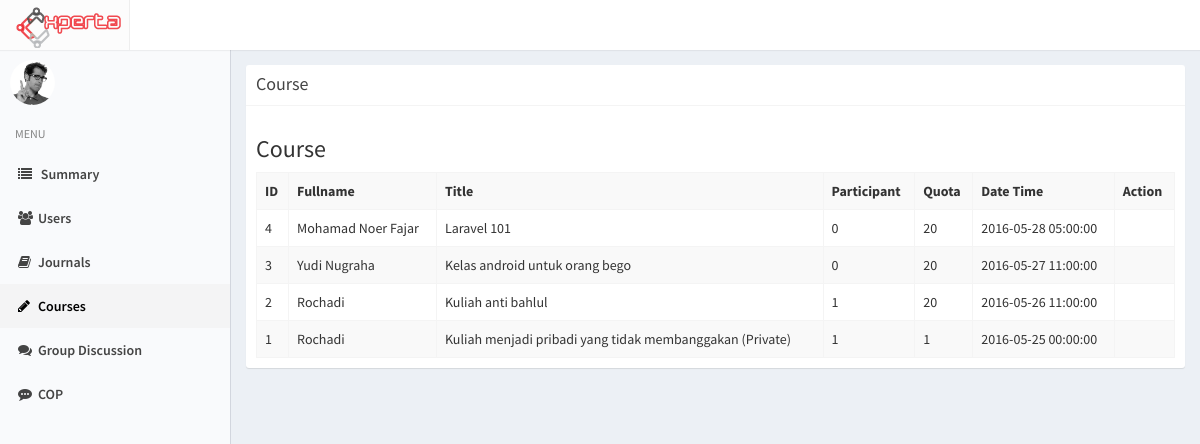
/index.php/admin/course, run on an earlier commit of the app's database.
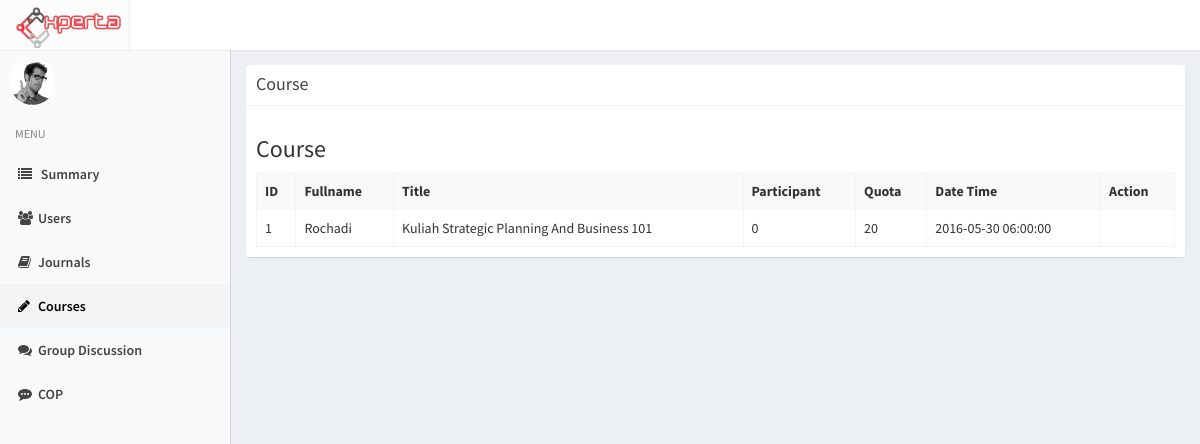
And on a later commit of the database.
### tables this page shows
CREATE TABLE `course` (
  `id_course` int(11) NOT NULL,
  `id_user` int(11) NOT NULL,
  `id_step` int(11) NOT NULL,
  `id_scope` int(11) NOT NULL,
  `title` varchar(100) NOT NULL,
  `description` text NOT NULL,
  `datetime` datetime NOT NULL,
  `location` varchar(20) NOT NULL,
  `quota` int(11) NOT NULL,
  `summary` text NOT NULL,
  `report_file` varchar(500) NOT NULL,
  `status` int(11) NOT NULL DEFAULT '1',
  `created_at` timestamp NOT NULL DEFAULT CURRENT_TIMESTAMP,
  `updated_at` timestamp NOT NULL DEFAULT CURRENT_TIMESTAMP ON UPDATE CURRENT_TIMESTAMP
);

### application/controllers/Admin.php (called while the page is built, shortened)
<?php
class Admin extends CI_Controller
{
		function __construct(){
			$this->load->model('Admin_model');
		}
		public function course(){
			$data['title'] = "Admin - Course";
			$data['active'][3] = 'active';
			$data['course'] = $this->Admin_model->getcourse();
			$this->load->view('admin/course', $data);
		}
}

### index.php (called while the page is built, shortened)
<?php
require_once BASEPATH.'core/CodeIgniter.php';

### application/models/Admin_model.php (called while the page is built, shortened)
<?php
class Admin_model extends CI_Model
{
	function getcourse(){
		return $this->db->query("SELECT title, scope_name, description, location, datetime,  id_course,
				(SELECT COUNT(*) FROM course_participant WHERE course_participant.id_course = course.id_course) AS count, quota, fullname, course.id_user
			FROM course, profile, scope
			WHERE status = 1
				AND course.id_scope = scope.id_scope
				AND course.id_user = profile.id_user
			ORDER BY id_course DESC
			")->result();
	}
}

### application/views/admin/course.php (the view)
<?php include 'application/views/header.php' ?>
<?php include 'application/views/sidebar.php' ?>
<div class="content-wrapper">
<section class="content col-md-12">
<div class="box box-solid">
                <div class="box-header with-border">
                  <h3 class="box-title">Course</h3>
                </div>
                <div class="box-body">
                <h3>Course</h3>
                <table class="table table-striped table-bordered">
                    <tbody><tr>
                      <th>ID</th>
                      <th>Fullname</th>
                      <th>Title</th>
                      <th>Participant</th>
                      <th>Quota</th>
                      <th>Date Time</th>
                      <th>Action</th>
                    </tr>
                  <?php foreach ($course as $data): ?>
                    <tr>
                      <td><?php echo $data->id_course ?></td>
                      <td><?php echo $data->fullname ?></td>
                      <td><?php echo $data->title ?></td>
                      <td><?php echo $data->count ?></td>
                      <td><?php echo $data->quota ?></td>
                      <td><?php echo $data->datetime ?></td>
                      <td></td>
                    </tr>
                  <?php endforeach ?>
                  </tbody>
                  </table>
                </div>
                </div>
                </section>
                </div>

### application/views/header.php (shortened to what this page needs)
<!DOCTYPE html>
<html lang="en">
	<head>
		<link rel="stylesheet" type="text/css" href="<?php echo base_url('assets/css/select2.min.css') ?>">
		<link href="<?= base_url('assets/css/bootstrap.min.css') ?>" rel="stylesheet">
		<link href="<?= base_url('assets/css/font-awesome.min.css') ?>" rel="stylesheet"/>
		<link href="<?= base_url('assets/css/main.css') ?>" rel="stylesheet" type="text/css">
		<link rel="stylesheet" type="text/css" href="<?= base_url('assets/css/AdminLTE.min.css') ?>">
		<link rel="stylesheet" type="text/css" href="<?= base_url('assets/css/skins/skin-black-light.css') ?>">
	</head>
	<body id="myPage" data-spy="scroll" data-target=".navbar" data-offset="50" class="full hold-transition skin-black-light fixed">
		<header class="main-header">
        <a href="<?php echo site_url('') ?>" class="logo">
        	<img class="logo-exp" src="<?php echo base_url('assets/img/Experta-Logo.png') ?>">
        </a>
        <nav class="navbar navbar-static-top" role="navigation">
        </nav>
      </header>

### application/views/sidebar.php (shortened to what this page needs)
<aside class="main-sidebar">
        <section class="sidebar">
          <div class="user-panel">
            <div class="pull-left image">
              <img src="<?php echo base_url('assets/img/user2-160x160.jpg') ?>" class="img-circle" alt="User Image">
            </div>
            <div class="pull-left info">
            </div>
          </div>
          <ul class="sidebar-menu">
            <li class="header">MENU</li>
            <li class="<?php echo @$active[0] ?>"><a href="<?php echo site_url('admin/summary') ?>"><i class="fa fa-list"></i> <span>Summary</span></a></li>
            <li class="<?php echo @$active[1] ?>"><a href="<?php echo site_url('admin/user') ?>"><i class="fa fa-users"></i><span>Users</span></a></li>
            <li class="<?php echo @$active[2] ?>"><a href="<?php echo site_url('admin/journal') ?>"><i class="fa fa-book"></i><span>Journals</span></a></li>
            <li class="<?php echo @$active[3] ?>"><a href="<?php echo site_url('admin/course') ?>"><i class="fa fa-pencil"></i><span>Courses</span></a></li>
            <li class="<?php echo @$active[4] ?>"><a href="<?php echo site_url('admin/discussion') ?>"><i class="fa fa-comments"></i><span>Group Discussion</span></a></li>
            <li class="<?php echo @$active[5] ?>"><a href="<?php echo site_url('admin/cop') ?>"><i class="fa fa-commenting"></i><span>COP</span></a></li>
          </ul>
        </section>
      </aside>

### assets/css/main.css (style rules this page uses)
body { background-color: #ecf0f5; margin-top: 50px; }
.full { background: url('../img/backimg.png') no-repeat center center fixed; -webkit-background-size: cover; -moz-background-size: cover; background-size: cover; -o-background-size: cover; }
.logo { width: 130px !important; }
.logo-exp { margin-bottom: 1px; }
.navbar { margin-left: 130px !important; }
.content-wrapper { margin-top: -50px !important; }

### assets/css/skins/skin-black-light.css (style rules this page uses)
.skin-black-light .main-header { -webkit-box-shadow: 0px 1px 1px rgba(0, 0, 0, 0.05); box-shadow: 0px 1px 1px rgba(0, 0, 0, 0.05); }
.skin-black-light .main-header > .navbar { background-color: #ffffff; }
.skin-black-light .main-header > .logo { background-color: #ffffff; color: #333333; border-bottom: 0 solid transparent; border-right: 1px solid #eee; }
.skin-black-light .wrapper, .skin-black-light .main-sidebar, .skin-black-light .left-side { background-color: #f9fafc; }
.skin-black-light .content-wrapper, .skin-black-light .main-footer { border-left: 1px solid #d2d6de; }
.skin-black-light .user-panel > .info, .skin-black-light .user-panel > .info > a { color: #444444; }
.skin-black-light .sidebar-menu > li { -webkit-transition: border-left-color 0.3s ease; -o-transition: border-left-color 0.3s ease; transition: border-left-color 0.3s ease; }
.skin-black-light .sidebar-menu > li.header { color: #848484; background: #f9fafc; }
.skin-black-light .sidebar-menu > li > a { border-left: 3px solid transparent; font-weight: 600; }
.skin-black-light .sidebar-menu > li:hover > a, .skin-black-light .sidebar-menu > li.active > a { color: #000000; background: #f4f4f5; }
.skin-black-light .sidebar-menu > li.active { border-left-color: #ffffff; }
.skin-black-light .sidebar-menu > li.active > a { font-weight: 600; }
.skin-black-light .sidebar a { color: #444444; }

What changed in the data, as far as the page shows it:
removed course: id_course "4", fullname "Mohamad Noer Fajar", title "Laravel 101", count "0", quota "20", datetime "2016-05-28 05:00:00"
removed course: id_course "3", fullname "Yudi Nugraha", title "Kelas android untuk orang bego", count "0", quota "20", datetime "2016-05-27 11:00:00"
removed course: id_course "2", fullname "Rochadi", title "Kuliah anti bahlul", count "1", quota "20", datetime "2016-05-26 11:00:00"
changed course id 1: title "Kuliah menjadi pribadi yang tidak membanggakan (Private)" → "Kuliah Strategic Planning And Business 101"; count "1" → "0"; quota "1" → "20"; datetime "2016-05-25 00:00:00" → "2016-05-30 06:00:00"
